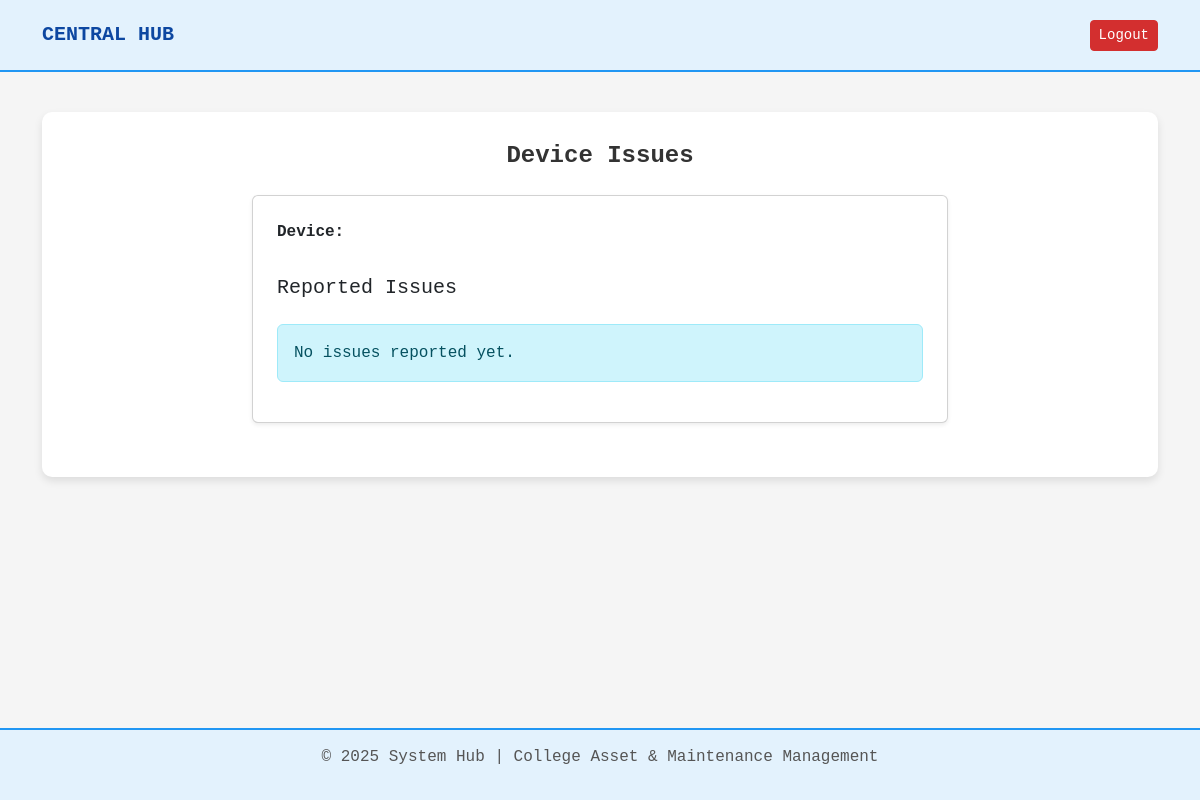
The page /issues/ (signed in) on the database as committed earlier.
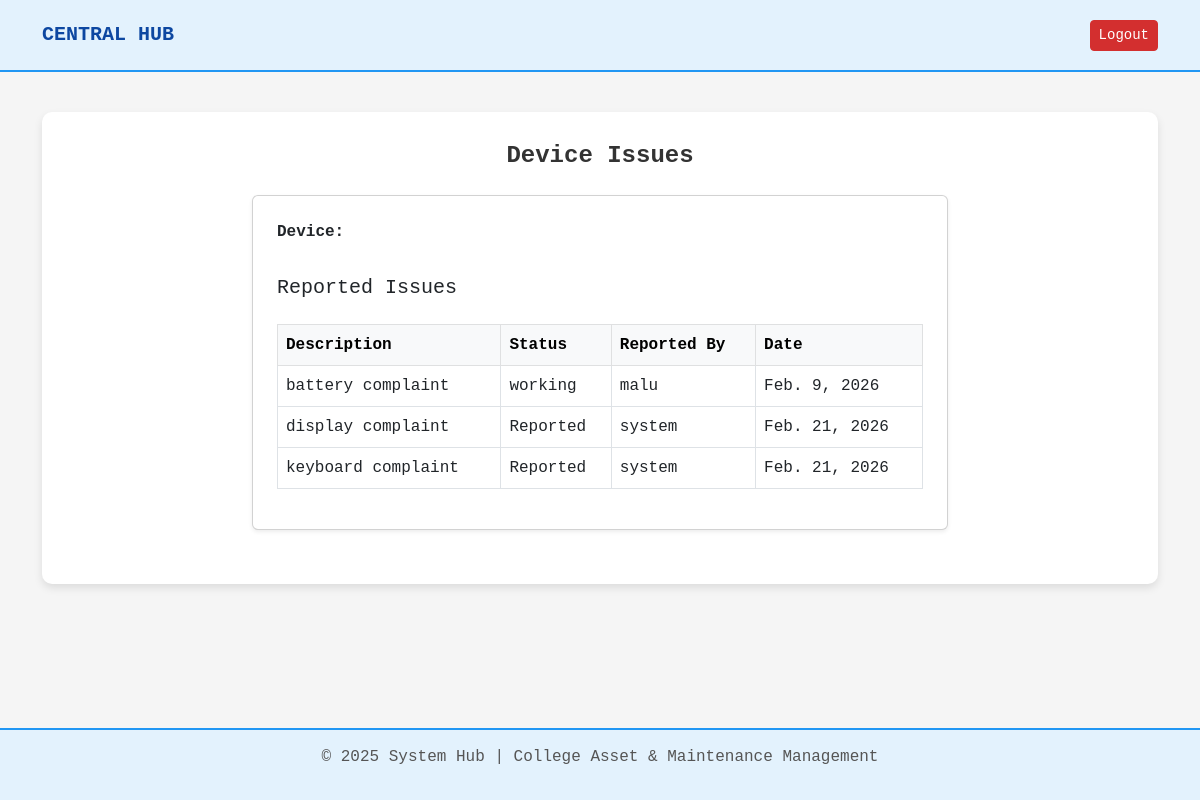
The same page on the database as committed later.
### core/models.py (models this page shows)
class DeviceIssues(models.Model):
    issue_id = models.AutoField(primary_key=True)
    device = models.ForeignKey(Device, on_delete=models.CASCADE)
    reported_by = models.ForeignKey(User, on_delete=models.SET_NULL, null=True)
    issue_description = models.TextField()
    report_date = models.DateField(auto_now_add=True)
    repaired_date = models.DateField(null=True, blank=True)
    repaired_description = models.TextField(null=True, blank=True)
    precautions = models.TextField(null=True, blank=True)
    cost = models.DecimalField(max_digits=10, decimal_places=2, null=True, blank=True)
    status = models.CharField(max_length=50)

class User(AbstractUser):
    user_id = models.AutoField(primary_key=True)
    department = models.ForeignKey(Department, on_delete=models.SET_NULL, null=True)
    designation = models.ForeignKey(Designation, on_delete=models.SET_NULL, null=True)
    def __str__(self):
        return self.username

### core/views.py (the view)
# urls.py: path('issues/', views.issue_list, name='issue_list'),
@login_required
def issue_list(request):
    issues = DeviceIssues.objects.select_related("device", "reported_by")
    return render(request, "issue_list.html", {"issues": issues})

### templates/issue_list.html
{% extends 'base.html' %}
{% block content %}
<h4 class="fw-bold mb-4 text-center">Device Issues</h4>
<div class="row justify-content-center">
    <div class="col-md-8">
        <div class="card shadow-sm p-4 mb-4">
            <p><strong>Device:</strong> {{ device.label_no }}</p>
            <h5 class="mt-3">Reported Issues</h5>
            {% if issues %}
            <div class="table-responsive mt-3">
                <table class="table table-bordered table-hover">
                    <thead class="table-light">
                        <tr>
                            <th>Description</th>
                            <th>Status</th>
                            <th>Reported By</th>
                            <th>Date</th>
                        </tr>
                    </thead>
                    <tbody>
                        {% for issue in issues %}
                        <tr>
                            <td>{{ issue.issue_description }}</td>
                            <td>{{ issue.status }}</td>
                            <td>{{ issue.reported_by }}</td>
                            <td>{{ issue.report_date }}</td>
                        </tr>
                        {% endfor %}
                    </tbody>
                </table>
            </div>
            {% else %}
            <div class="alert alert-info mt-3">
                No issues reported yet.
            </div>
            {% endif %}
        </div>
    </div>
</div>
{% endblock %}

### templates/base.html (shortened to what this page needs)
<!DOCTYPE html>
<html lang="en">
<head>
    <link href="https://cdn.jsdelivr.net/npm/bootstrap@5.3.0-alpha3/dist/css/bootstrap.min.css" rel="stylesheet">
</head>
<body>
<nav class="navbar navbar-expand-lg">
    <div class="container">
        <a class="navbar-brand" href="{% url 'dashboard' %}">CENTRAL HUB</a>
        <div class="collapse navbar-collapse" id="navbarNav">
            <ul class="navbar-nav ms-auto align-items-center">
                {% if user.is_authenticated %}
                    <li class="nav-item">
                        <form method="post" action="{% url 'logout' %}">
                            <button class="btn btn-danger btn-sm" type="submit">
                                Logout
                            </button>
                        </form>
                    </li>
                {% endif %}
            </ul>
        </div>
    </div>
</nav>
<div class="container main-content">
    <div class="content-card">
        {% block content %}{% endblock %}
    </div>
</div>
<footer>
    <p>&copy; 2025 System Hub | College Asset & Maintenance Management</p>
</footer>
</body>
</html>

### templates/base.html (style rules this page uses)
body { background-color: #F5F5F5; color: #333; font-family: 'Courier New', monospace; min-height: 100vh; display: flex; flex-direction: column; }
.navbar { background-color: #E3F2FD; padding: 15px; border-bottom: 2px solid #2196F3; }
.navbar-brand, .nav-link { color: #0D47A1 !important; font-weight: bold; }
.main-content { flex: 1; margin-top: 40px; }
.content-card { background: #FFFFFF; padding: 30px; border-radius: 10px; box-shadow: 0 4px 8px rgba(0,0,0,0.1); transition: all 0.3s ease-in-out; }
.btn-danger { background-color: #D32F2F; border-color: #D32F2F; }
footer { background-color: #E3F2FD; color: #555; text-align: center; padding: 15px; border-top: 2px solid #2196F3; margin-top: 40px; }

Rows that differ between the two databases and show on the page:
added DeviceIssues: issue_description "battery complaint", status "working", reported_by "malu", report_date "Feb. 9, 2026"
added DeviceIssues: issue_description "display complaint", status "Reported", reported_by "system", report_date "Feb. 21, 2026"
added DeviceIssues: issue_description "keyboard complaint", status "Reported", reported_by "system", report_date "Feb. 21, 2026"
Other text that changed with them:
text no longer shown: "No issues reported yet."
text now shown: "Description Status Reported By Date"
